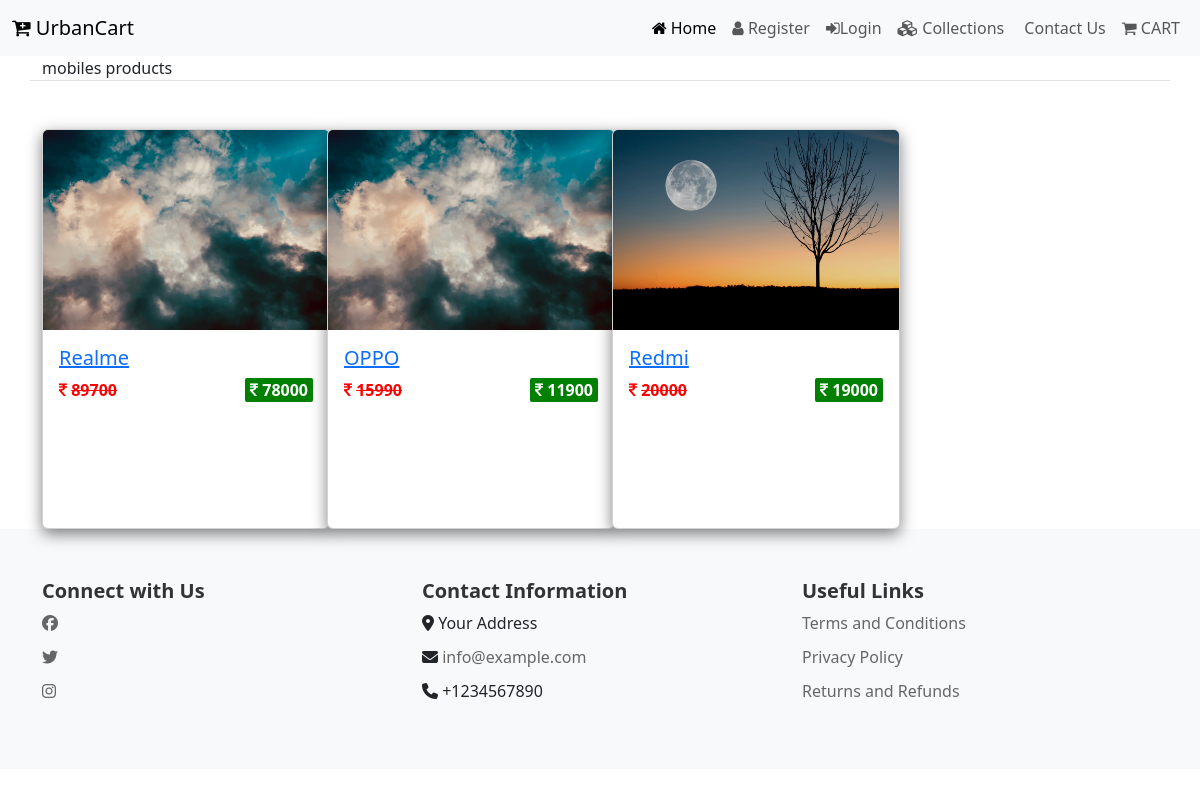
Screenshot of /collections/mobiles with the database file from the repository.
### app/models.py (models this page shows, shortened)
class Category(models.Model):
    name=models.CharField(max_length=150,null=False,blank=False)
    image=models.ImageField(upload_to=getFileName,null=False,blank=False,default="images/img-1.jpg")#if the admin not updated image by default it will add the image
    description=models.TextField(max_length=500,null=False,blank=True)
    status=models.BooleanField(default=False,help_text="0-show,1-Hidden")
    created_at=models.DateTimeField(auto_now=True)

class Product(models.Model):
    category = models.ForeignKey(Category, on_delete=models.CASCADE, related_name='products')
    name = models.CharField(max_length=150, null=False, blank=False)
    vendor = models.CharField(max_length=150, null=False, blank=False)
    product_image = models.ImageField(upload_to=getFileName, null=False, blank=False)
    quantity = models.PositiveIntegerField(null=False, blank=False)
    original_price = models.FloatField(null=False, blank=False)
    selling_price = models.FloatField(null=False, blank=False)
    description = models.TextField(max_length=500, null=True, blank=True)
    status = models.BooleanField(default=False, help_text="0-show, 1-Hidden")
    trending = models.BooleanField(default=False, help_text="0-default, 1-Trending")
    created_at = models.DateTimeField(auto_now_add=True)
    def __str__(self):
        return self.name
    class Meta:
        ordering = ['-created_at']

### app/views.py (the view)
# urls.py: path('collections/<str:name>', views.collections_view, name="collections_view"),
def collections_view(req,name):
    if Category.objects.filter(name=name, status=0).exists():
        products = Product.objects.filter(category__name=name)
        return render(req, 'products/collections_view.html', {"products": products,'category_name':name})
    else:
        messages.warning(req, "No such Category found")
        return redirect('collections')

### app/templates/products/collections_view.html (shortened to what this page needs)
{% extends 'base_templates/base.html' %}
{% block body %}
<div class="container">
    <div class="row">
        <div class="col-12 border-bottom mb-5">{{category_name}} products</div>
        {% for item in products %}
        <div class="col-lg-3 col-md-4 co1-sm-6 col-xs-12 ">
            <a href="{% url 'product_details' category_name item.name %}">
            <div class="card fixed-height-card" style="width: 18rem;">
                <img src="{{item.product_image.url}}" class="card-img-top" alt="Collection Images" >
                <div class="card-body">
                  <h5 class="card-title">{{item.name}}</h5>
                  <p class="card-text float-start  original_price"><i class="fa fa-inr"> </i> <s>{{item.original_price | stringformat:'d'}}</s></p>
                  <p class="card-text float-end  selling_price"><i class="fa fa-inr"></i> {{item.selling_price | stringformat:'d'}}</p>
                </div>
              </a>
              </div>
        </div>
        {% endfor %}
{% endblock body %}

### app/templates/products/collections_view.html (style rules this page uses)
.fixed-height-card { height: 400px; }
.fixed-height-card .card-img-top { height: 200px; object-fit: cover; }
.fixed-height-card .card-body { height: 200px; overflow-y: auto; }
.card-img-top { filter: blur(1px); filter: brightness(90%); transition: filter 0.3s ease; }
.original_price { font-weight: bold; color:red; }
.selling_price { font-weight: bold; background-color: green; color: rgb(255, 255, 255); padding: 0px 5px 0px 5px; border-radius: 2px; }
.card { cursor: pointer; box-shadow: rgba(0, 0, 0, 0.50) 0px 5px 15px; }

### rows the page displays
Category: name "mobiles"
Product: product_image (picture), name "Realme", original_price "89700", selling_price "78000"
Product: product_image (picture), name "OPPO", original_price "15990", selling_price "11900"
Product: product_image (picture), name "Redmi", original_price "20000", selling_price "19000"
